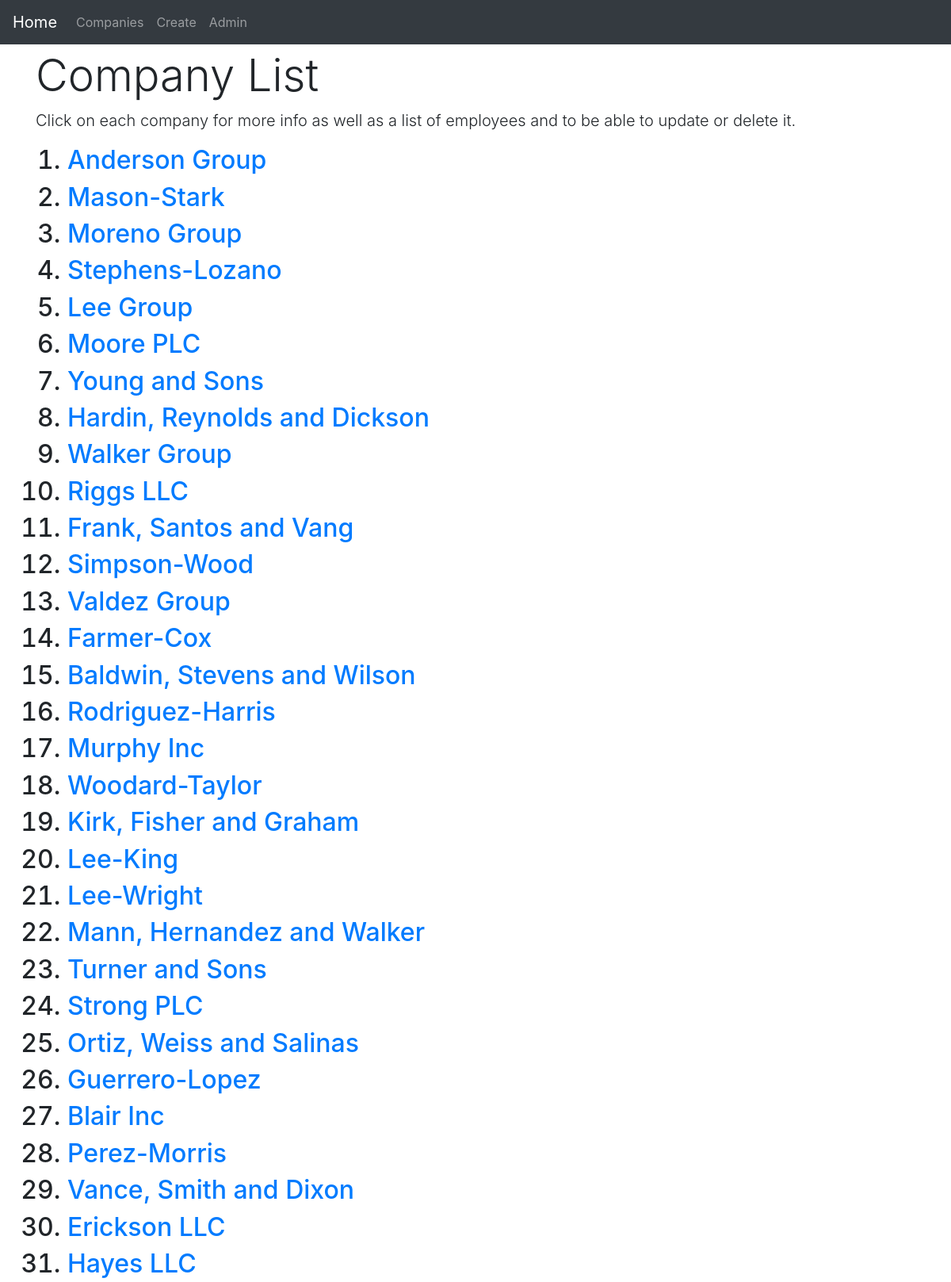
Screenshot of /app1/ (upper part) with the database file from the repository.
### app1/models.py (models this page shows, shortened)
class Company(models.Model):
    name = models.CharField(max_length = 100)
    headquarters = models.CharField(max_length = 100)
    industry = models.CharField(max_length = 100, null = True)
    founding_year = models.PositiveIntegerField()

### app1/views.py (the view)
# urls.py: path('', views.CompanyList.as_view(), name = 'list'),
class CompanyList(ListView):
    model = models.Company
    context_object_name = 'companies'

### app1/templates/app1/company_list.html (shortened to what this page needs)
{% extends 'app1/app1_base.html' %}
{% block body_block %}
    <h1 class="display-4">Company List</h1>
    <p class="lead">Click on each company for more info as well as a list of employees and to be able to update or delete it.</p>
    <ol>
        {% for company in companies %}
        <h2><li><a href="{{ company.id }}">{{ company.name }}</a></li></h2>
        {% endfor %}
    </ol>
{% endblock %}

### rows the page displays
Company: name "Anderson Group"
Company: name "Mason-Stark"
Company: name "Moreno Group"
Company: name "Stephens-Lozano"
Company: name "Lee Group"
Company: name "Moore PLC"
Company: name "Young and Sons"
Company: name "Hardin, Reynolds and Dickson"
Company: name "Walker Group"
Company: name "Riggs LLC"
Company: name "Frank, Santos and Vang"
Company: name "Simpson-Wood"
Company: name "Valdez Group"
Company: name "Farmer-Cox"
Company: name "Baldwin, Stevens and Wilson"
Company: name "Rodriguez-Harris"
Company: name "Murphy Inc"
Company: name "Woodard-Taylor"
Company: name "Kirk, Fisher and Graham"
Company: name "Lee-King"
Company: name "Lee-Wright"
Company: name "Mann, Hernandez and Walker"
Company: name "Turner and Sons"
Company: name "Strong PLC"
Company: name "Ortiz, Weiss and Salinas"
Company: name "Guerrero-Lopez"
Company: name "Blair Inc"
Company: name "Perez-Morris"
Company: name "Vance, Smith and Dixon"
Company: name "Erickson LLC"
Company: name "Hayes LLC"
